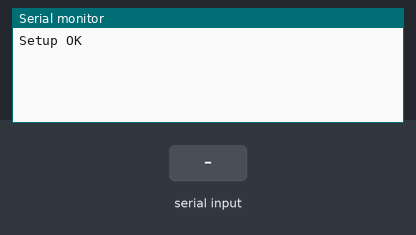
The program below on a simulated Arduino Mega 2560, built with avr-gcc and run on an emulated ATmega2560. Shown: the last lines printed to the serial monitor. The inputs (shaded band) are chosen by the test bench.

Above: at 2.2 s.
2.3 s: "1" received over the second serial link
At 3.0 s:
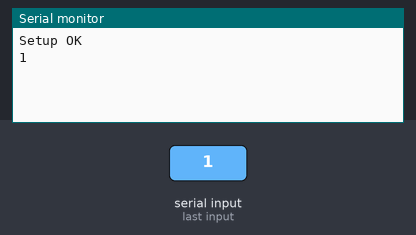
3.8 s: "0" received over the second serial link
At 4.2 s:
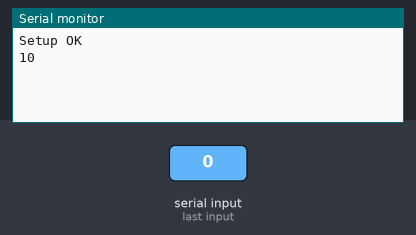

The program:

main.cpp
```cpp
#include <Arduino.h>

String command1 = "";
String command2 = "";

void dumpSerial3() {

  if (Serial3.available()>0) {
    while(Serial3.available()>0) {
      command1 += (char)Serial1.read();
      delay(10);
    }
    Serial.print(command1);
    command1 = "";
  }
//  Serial.println();
}

void setup() {
  Serial3.begin(9600);
  Serial.begin(115200);
/*  delay(1000);
//  Serial1.println("AT+VERSION");
  Serial1.print("AT+VERSION");
  delay(1000);
  dumpSerial1();
  delay(1000);
//  Serial1.println("AT+ADDR");
  Serial1.print("AT+ADDR?");
  delay(1000);
  dumpSerial1();
  delay(1000);
//  Serial1.print("AT+NAMEPapillonBT");
  Serial1.println("AT+NAME=PapillonBT2");
  delay(1000);
  dumpSerial1();
  delay(1000);
//  Serial1.print("AT+PIN0000");
  Serial1.println("AT+PSWD=0000");
  delay(1000);
  dumpSerial1();
  delay(1000);
//  Serial1.print("AT+BAUD6");
  Serial1.println("AT+UART=38400,1,0");
  delay(1000);
  dumpSerial1();
*/
  delay(1000);
  Serial.println("Setup OK");
}

void loop() {

  if (Serial3.available()>0) {
    while(Serial3.available()>0) {
      command1 += (char)Serial3.read();
      delay(10);
    }
    Serial.print(command1);
    command1 = "";
  }

  if (Serial.available()>0) {
    while(Serial.available()>0) {
      command2 += (char)Serial.read();
      delay(10);
    }
    Serial3.print(command2);
    command2 = "";
  }

}
```

Measured:
- after the input at 2.3 s, the serial monitor: prints a new line at once (image 1)
- after the input at 3.8 s, the serial monitor: prints a new line at once (image 2)
